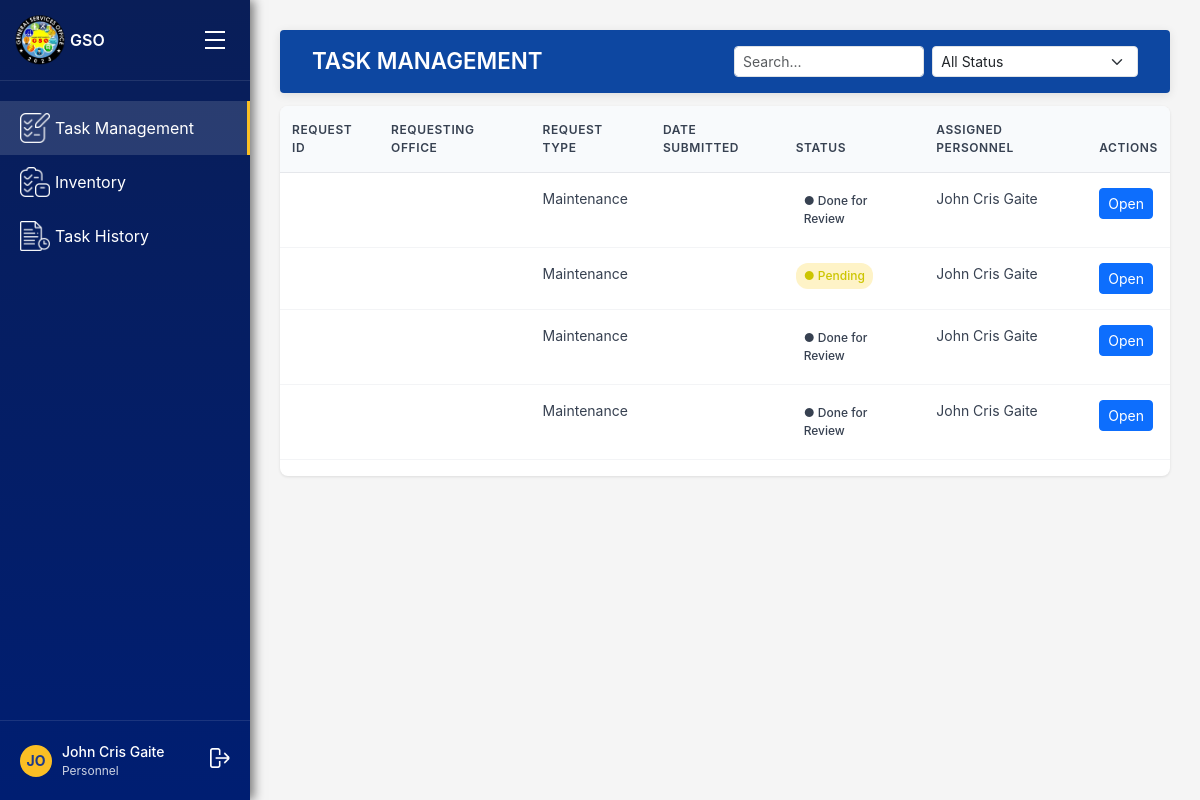
Page /requests/personnel/ (signed in) on the earlier database version.
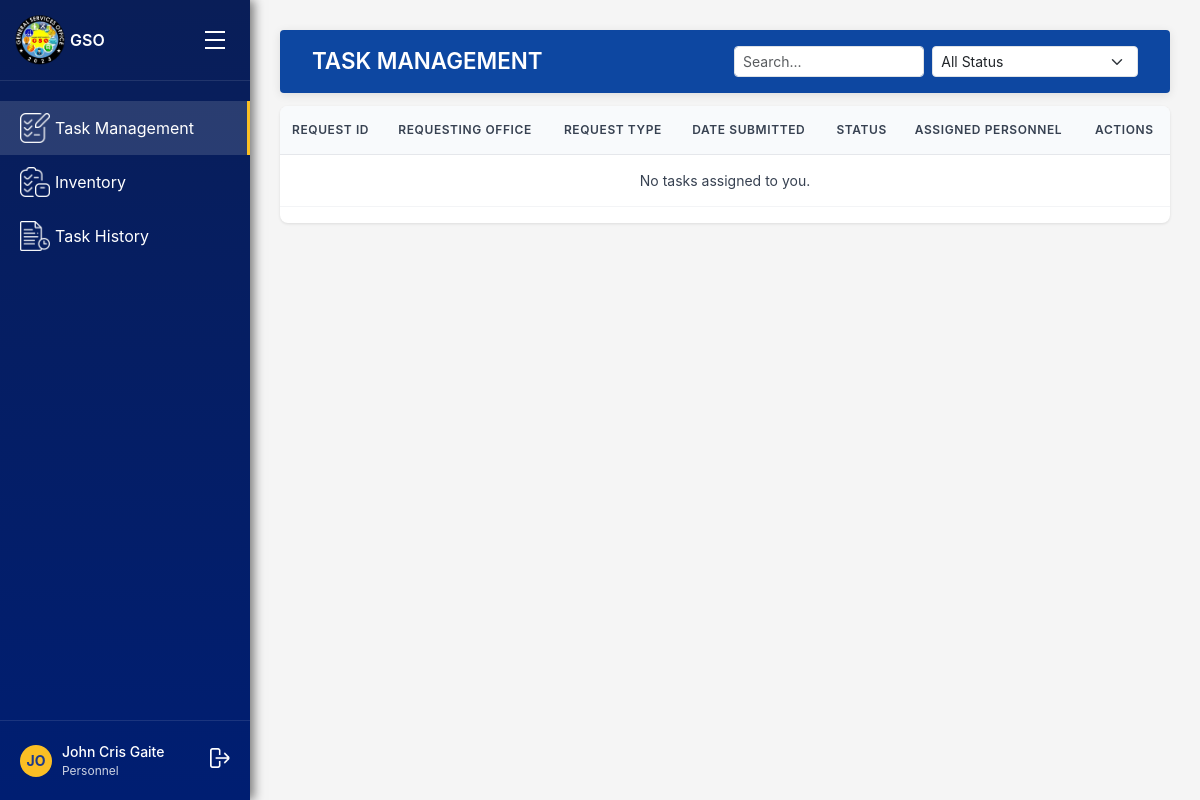
Same page on the later database version.
### accounts/models.py (models this page shows, shortened)
class User(AbstractUser):
    ROLE_CHOICES = [
        ('gso', 'GSO Office'),       # Admin of the system
        ('unit_head', 'Unit Head'),
        ('personnel', 'Personnel'),
        ('requestor', 'Requestor'),  # Departments (Registrar, Cashier, etc.)
    ]
    UNIT_CHOICES = [
        ('maintenance', 'Maintenance'),
        ('electrical', 'Electrical'),
        ('utility', 'Utility'),
        ('motorpool', 'Motorpool'),
    ]
    STATUS_CHOICES = [
        ('active', 'Active'),
        ('inactive', 'Inactive'),
    ]
    account_status = models.CharField(max_length=10, choices=STATUS_CHOICES, default='active')
    role = models.CharField(max_length=20, choices=ROLE_CHOICES)
    unit = models.CharField(max_length=50, choices=UNIT_CHOICES, blank=True, null=True)
    department = models.CharField(max_length=255, blank=True, null=True)

### requests/models.py (models this page shows, shortened)
class ServiceRequest(models.Model):
    UNIT_CHOICES = [
        ('maintenance', 'Maintenance'),
        ('utility', 'Utility'),
        ('electrical', 'Electrical'),
        ('motorpool', 'Motorpool'),
    ]
    STATUS_CHOICES = [
        ("Pending", "Pending"),
        ("Approved", "Approved"),
        ("In Progress", "In Progress"),
        ("Done for Review", "Done for Review"),
        ("Completed", "Completed"),
        ("cancelled", "Cancelled"),
    ]
    requestor = models.ForeignKey(
        settings.AUTH_USER_MODEL,
        on_delete=models.CASCADE,
        related_name='requests'
    )
    unit = models.CharField(max_length=50, choices=UNIT_CHOICES)
    description = models.TextField()
    status = models.CharField(max_length=20, choices=STATUS_CHOICES, default="Pending")
    created_at = models.DateTimeField(auto_now_add=True)
    completed_at = models.DateTimeField(null=True, blank=True)
    assigned_personnel = models.ForeignKey(
        settings.AUTH_USER_MODEL,
        on_delete=models.SET_NULL,
        null=True,
        blank=True,
        related_name='assigned_requests'
    )

### requests/views.py (the view)
# urls.py: path('personnel/', views.personnel_task_management, name='personnel-dashboard'),
@login_required
def personnel_task_management(request):
    tasks = ServiceRequest.objects.filter(assigned_personnel=request.user)
    search_query = request.GET.get("user_status")
    status_filter = request.GET.get("status")   # <- change from unit to status
    if search_query:
        tasks = tasks.filter(requesting_office__icontains=search_query)
    if status_filter:
        tasks = tasks.filter(status=status_filter)   # <- filter by status now
    return render(
        request,
        "personnel/personnel_task_management/personnel_task_management.html",
        {"tasks": tasks}
    )

### templates/personnel/personnel_task_management/personnel_task_management.html (shortened to what this page needs)
{% extends "personnel/personnel_base_dashboard.html" %}
{% block main_content %}
<div class="header d-flex align-items-center justify-content-between">
  <h1 class="page-title">TASK MANAGEMENT</h1>
  <form method="get" class="d-flex gap-2">
    <input
      type="text"
      name="user_status"
      class="form-control form-control-sm"
      placeholder="Search..."
      value="{{ request.GET.user_status }}"
    >
    <select name="status" class="form-select form-select-sm" onchange="this.form.submit()">
    <option value="">All Status</option>
    </select>
  </form>
</div>
<div class="table-container">
    <table class="table">
        <thead>
            <tr>
                <th>REQUEST ID</th>
                <th>REQUESTING OFFICE</th>
                <th>REQUEST TYPE</th>
                <th>DATE SUBMITTED</th>
                <th>STATUS</th>
                <th>ASSIGNED PERSONNEL</th>
                <th>ACTIONS</th>
            </tr>
        </thead>
        <tbody>
            {% for task in tasks %}
            <tr>
                <td>{{ task.request_id }}</td>
                <td>{{ task.requesting_office }}</td>
                <td>{{ task.unit|title }}</td>
                <td>{{ task.date_submitted|date:"Y-m-d" }}</td>
                <td>
                    <span class="status-badge status-{{ task.status|lower }}">
                        ● {{ task.status }}
                    </span>
                </td>
                <td>{{ task.assigned_personnel.get_full_name }}</td>
                <td>
                    <form action="{% url 'personnel_task_detail' task.id %}" method="get" style="display:inline;">
                        <button type="submit" class="btn btn-sm btn-primary">Open</button>
                    </form>
                </td>
            </tr>
            {% empty %}
            <tr>
                <td colspan="7" class="text-center">No tasks assigned to you.</td>
            </tr>
            {% endfor %}
        </tbody>
    </table>
</div>
{% endblock %}

### templates/personnel/personnel_base_dashboard.html (shortened to what this page needs)
{% load static %}
<!DOCTYPE html>
<html lang="en">
<head>
  <link href="https://cdn.jsdelivr.net/npm/bootstrap@5.3.3/dist/css/bootstrap.min.css" rel="stylesheet">
  <link rel="stylesheet" href="{% static 'css/gso_dashboard.css' %}" />
</head>
<body>
    <div class="sidebar" id="sidebar">
        <div class="logo-section">
            <div class="logo">
                <img src="{% static 'images/gso_logo.png' %}" alt="General Services Office Logo">
            </div>
            <span style="font-weight: 600;">GSO</span>
            <div class="hamburger" id="sidebarToggle">
                <div class="bar"></div>
                <div class="bar"></div>
                <div class="bar"></div>
            </div>
        </div>
    {% url 'personnel_task_management' as personnel_task_management_url %}
    {% url 'personnel_inventory' as personnel_inventory_url %}
    {% url 'personnel_history' as personnel_history_url %}
    <div class="nav-menu">
        <a href="{{ personnel_task_management_url }}" class="nav-link">
            <div class="nav-item {% if request.path == personnel_task_management_url or request.path == '/requests/personnel/' %}active{% endif %}">
                <div class="nav-icon">
                    <img src="{% static 'images/personnel/task.png' %}" alt="Task Management">
                </div>
                <span>Task Management</span>
            </div>
        </a>
        <a href="{{ personnel_inventory_url }}" class="nav-link">
            <div class="nav-item {% if request.path == personnel_inventory_url %}active{% endif %}">
                <div class="nav-icon">
                    <img src="{% static 'images/unit_head/inventory_icon.png' %}" alt="Accomplishment Report">
                </div>
                <span>Inventory</span>
            </div>
        </a>
        <a href="{{ personnel_history_url }}" class="nav-link">
            <div class="nav-item {% if request.path == personnel_history_url %}active{% endif %}">
                <div class="nav-icon">
                    <img src="{% static 'images/unit_head/request_history.png' %}" alt="Requests History">
                </div>
                <span>Task History</span>
            </div>
        </a>
    </div>
    <div class="user-section">
        <div class="user-avatar">
            {{ user.first_name|default:user.username|slice:":2"|upper }}
        </div>
        <div class="user-info">
            <div class="user-name">{{ user.get_full_name|default:user.username }}</div>
            <div class="user-role">{{ user.get_role_display }}</div>
        </div>
        <div class="logout-icon" style="margin-left: auto; cursor: pointer;">
            <form method="post" action="{% url 'logout' %}" style="display: inline;">
                <button type="submit" style="background: none; border: none; color: inherit; cursor: pointer;">
                    <img src="{% static 'images/logout.png' %}" alt="Logout">
                </button>
            </form>
        </div>
    </div>
</div>
<div class="main-content">
    {% block main_content %}{% endblock %}
</div>
</body>
</html>

### static/css/gso_dashboard.css (style rules this page uses)
* { margin: 0; padding: 0; box-sizing: border-box; }
body { font-family: -apple-system, BlinkMacSystemFont, 'Segoe UI', Roboto, sans-serif; background-color: #f5f5f5; display: flex; min-height: 100vh; }
.sidebar { width: 250px; background: linear-gradient(180deg, #091e58 0%, #001e72 100%); color: white; display: flex; flex-direction: column; position: fixed; height: 100vh; left: 0; top: 0; box-shadow: 4px 0 10px rgba(0, 0, 0, 0.5); transition: width 0.3s ease, transform 0.3s ease; }
.logo-section { padding: 20px; display: flex; align-items: center; gap: 10px; border-bottom: 1px solid rgba(255, 255, 255, 0.1); }
.logo { width: 40px; height: 40px; background: #fbbf24; border-radius: 50%; display: flex; align-items: center; justify-content: center; font-weight: bold; color: #1e3a8a; }
.nav-menu { flex: 1; padding: 20px 0; }
.nav-item { display: flex; align-items: center; padding: 12px 20px; cursor: pointer; transition: background-color 0.2s; gap: 5px; }
.nav-item.active { background-color: rgba(233, 233, 233, 0.15); border-right: 3px solid #fbbf24; }
.nav-icon img { width: 30px; height: auto; object-fit: contain; display: block; }
.nav-link { text-decoration: none; color: inherit; display: block; }
.user-section { padding: 20px; border-top: 1px solid rgba(255, 255, 255, 0.1); display: flex; align-items: center; gap: 10px; }
.user-avatar { width: 32px; height: 32px; background: #fbbf24; border-radius: 50%; display: flex; align-items: center; justify-content: center; font-weight: bold; color: #1e3a8a; font-size: 14px; }
.user-info { flex: 1; }
.user-name { font-size: 14px; font-weight: 500; }
.user-role { font-size: 12px; opacity: 0.8; }
.logout-icon img { width: 20px; height: auto; object-fit: contain; display: block; }
.main-content { flex: 1; margin-left: 250px; padding: 30px; transition: margin-left 0.3s ease; }
.header { position: sticky; top: 0; left: 0; right: 0; z-index: 1; background: #0d47a1; color: #fff; padding: 1rem 2rem; margin-bottom: 0.8rem; border-radius: 4px; box-shadow: 0 2px 10px rgba(0,0,0,0.1); display: flex; justify-content: space-between; align-items: center; }
.page-title { font-size: 1.4rem; font-weight: 600; margin: 0; color: #fff; }
.header input.form-control-sm, .header select.form-select-sm { min-width: 160px; }
.table-container { background: white; border-radius: 8px; box-shadow: 0 1px 3px rgba(0, 0, 0, 0.1); overflow: hidden; }
.table { width: 100%; border-collapse: collapse; }
.table th { background-color: #f8fafc; padding: 15px 12px; text-align: left; font-weight: 600; font-size: 12px; color: #374151; text-transform: uppercase; letter-spacing: 0.05em; border-bottom: 1px solid #e5e7eb; }
.table td { padding: 15px 12px; border-bottom: 1px solid #f3f4f6; font-size: 14px; color: #374151; }
.logo img { width: 50px; height: auto; }
.hamburger { margin-left: auto; cursor: pointer; padding: 5px; display: flex; flex-direction: column; cursor: pointer; padding: 5px; }
.hamburger .bar { width: 20px; height: 2px; background-color: white; margin: 3px 0; }

Differences in the rows shown:
removed ServiceRequest: unit "Maintenance", status "Done for Review", assigned_personnel.get_full_name "John Cris Gaite"
removed ServiceRequest: unit "Maintenance", status "Pending", assigned_personnel.get_full_name "John Cris Gaite"
removed ServiceRequest: unit "Maintenance", status "Done for Review", assigned_personnel.get_full_name "John Cris Gaite"
removed ServiceRequest: unit "Maintenance", status "Done for Review", assigned_personnel.get_full_name "John Cris Gaite"
Other differences:
text now shown: "No tasks assigned to you."
